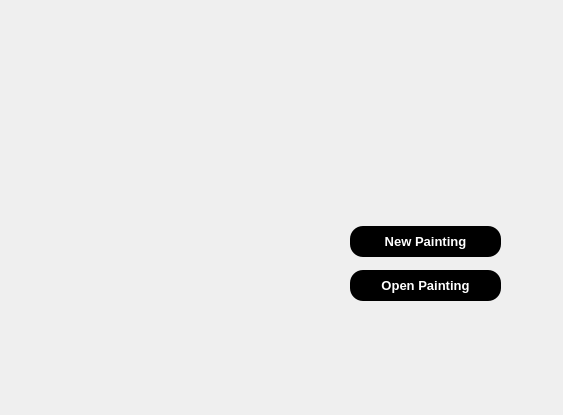
<?xml version="1.0" encoding="UTF-8"?>
<ui version="4.0">
 <class>WelcomeWindow</class>
 <widget class="QMainWindow" name="WelcomeWindow">
  <property name="geometry">
   <rect>
    <x>0</x>
    <y>0</y>
    <width>563</width>
    <height>415</height>
   </rect>
  </property>
  <property name="windowTitle">
   <string>MainWindow</string>
  </property>
  <widget class="QWidget" name="centralwidget">
   <widget class="QLabel" name="label">
    <property name="geometry">
     <rect>
      <x>0</x>
      <y>0</y>
      <width>561</width>
      <height>411</height>
     </rect>
    </property>
    <property name="text">
     <string/>
    </property>
    <property name="pixmap">
     <pixmap resource="resources.qrc">:/resources/Back open.png</pixmap>
    </property>
   </widget>
   <widget class="QPushButton" name="newPaintBtn">
    <property name="geometry">
     <rect>
      <x>350</x>
      <y>226</y>
      <width>151</width>
      <height>31</height>
     </rect>
    </property>
    <property name="font">
     <font>
      <pointsize>10</pointsize>
      <bold>true</bold>
     </font>
    </property>
    <property name="autoFillBackground">
     <bool>false</bool>
    </property>
    <property name="styleSheet">
     <string notr="true">background-color: black;
color: white;
border-radius: 13px;</string>
    </property>
    <property name="text">
     <string>New Painting</string>
    </property>
   </widget>
   <widget class="QPushButton" name="openPaintBtn">
    <property name="geometry">
     <rect>
      <x>350</x>
      <y>270</y>
      <width>151</width>
      <height>31</height>
     </rect>
    </property>
    <property name="font">
     <font>
      <pointsize>10</pointsize>
      <bold>true</bold>
     </font>
    </property>
    <property name="styleSheet">
     <string notr="true">background-color: black;
color: white;
border-radius: 13px;</string>
    </property>
    <property name="text">
     <string>Open Painting</string>
    </property>
   </widget>
   <widget class="QLabel" name="label_2">
    <property name="geometry">
     <rect>
      <x>360</x>
      <y>80</y>
      <width>131</width>
      <height>121</height>
     </rect>
    </property>
    <property name="text">
     <string/>
    </property>
    <property name="pixmap">
     <pixmap resource="resources.qrc">:/resources/Logo open.png</pixmap>
    </property>
   </widget>
  </widget>
 </widget>
 <resources>
  <include location="resources.qrc"/>
 </resources>
 <connections/>
</ui>
